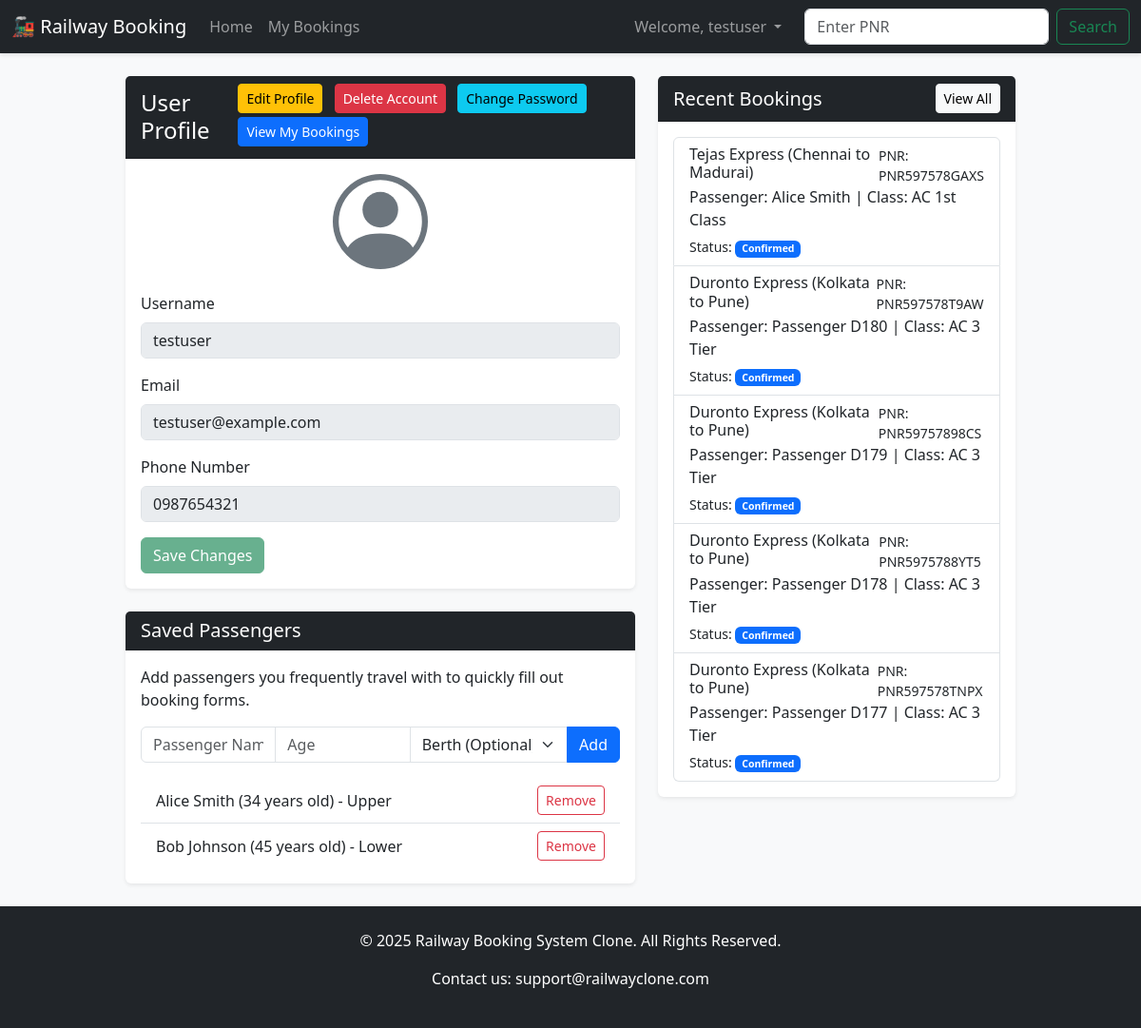
The page /profile (signed in) on the database its author committed.
### app.py (models this page shows, shortened)
class User(db.Model):
    id = db.Column(db.Integer, primary_key=True)
    username = db.Column(db.String(80), unique=True, nullable=False)
    password_hash = db.Column(db.String(256), nullable=False)
    role = db.Column(db.String(20), nullable=False, default='user') # Roles: 'user' or 'admin'
    email = db.Column(db.String(100), nullable=True)
    phone_number = db.Column(db.String(20), nullable=True)
    profile_picture = db.Column(db.String(255), nullable=True)
    bookings = db.relationship('Booking', backref='user', lazy=True)
    saved_passengers = db.relationship('Passenger', backref='user', lazy=True, cascade="all, delete-orphan")

class Passenger(db.Model):
    id = db.Column(db.Integer, primary_key=True)
    user_id = db.Column(db.Integer, db.ForeignKey('user.id'), nullable=False)
    name = db.Column(db.String(100), nullable=False)
    age = db.Column(db.Integer, nullable=False)
    berth_preference = db.Column(db.String(50), nullable=True)

class Booking(db.Model):
    id = db.Column(db.Integer, primary_key=True)
    pnr_number = db.Column(db.String(20), unique=True, nullable=False)
    train_id = db.Column(db.Integer, db.ForeignKey('train.id'), nullable=False)
    user_id = db.Column(db.Integer, db.ForeignKey('user.id'), nullable=False)
    passenger_name = db.Column(db.String(100), nullable=False)
    passenger_age = db.Column(db.Integer, nullable=False)
    seat_class = db.Column(db.String(50), nullable=False, default='Sleeper')
    berth_preference = db.Column(db.String(50), nullable=True)  # New column for berth preference
    status = db.Column(db.String(20), default='Confirmed')

class Train(db.Model):
    id = db.Column(db.Integer, primary_key=True)
    train_name = db.Column(db.String(100), nullable=False)
    source = db.Column(db.String(100), nullable=False)
    destination = db.Column(db.String(100), nullable=False)
    departure_time = db.Column(db.String(10), nullable=False) # e.g., '06:15'
    total_seats = db.Column(db.Integer, nullable=False)
    bookings = db.relationship('Booking', backref='train', lazy=True)

### app.py (the view, shortened to what this page needs)
@app.route('/profile', methods=['GET', 'POST'])
def profile():
    if not session.get('logged_in'):
        flash('You must be logged in to view your profile.', 'danger')
        return redirect(url_for('login'))
    user_id = session['user_id']
    user = User.query.get_or_404(user_id)
    recent_bookings = Booking.query.filter_by(user_id=user_id).order_by(Booking.id.desc()).limit(5).all()
    saved_passengers = Passenger.query.filter_by(user_id=user_id).all()
    return render_template('profile.html', user=user, recent_bookings=recent_bookings, saved_passengers=saved_passengers)

### templates/profile.html (shortened to what this page needs)
{% extends 'base.html' %}
{% block content %}
<div class="row">
  <div class="col-md-7 mb-4">
    <div class="card shadow-sm">
      <div class="card-header bg-dark text-white d-flex justify-content-between align-items-center">
        <h4 class="mb-0">User Profile</h4>
        <div>
          <button id="edit-profile-btn" class="btn btn-sm btn-warning me-2 mb-1">Edit Profile</button>
          <button type="button" class="btn btn-sm btn-danger me-2 mb-1" data-bs-toggle="modal" data-bs-target="#deleteAccountModal">Delete Account</button>
          <button type="button" class="btn btn-sm btn-info me-2 mb-1" data-bs-toggle="modal" data-bs-target="#changePasswordModal">Change Password</button>
          <a href="{{ url_for('my_bookings') }}" class="btn btn-sm btn-primary mb-1">View My Bookings</a>
        </div>
      </div>
      <div class="card-body text-center">
        <div class="mb-4">
        </div>
        <form id="profile-form" action="{{ url_for('profile') }}" method="post" class="text-start">
          <div class="mb-3">
            <label for="username" class="form-label">Username</label>
            <input type="text" class="form-control" id="username" name="username" value="{{ user.username }}" disabled>
          </div>
          <div class="mb-3">
            <label for="email" class="form-label">Email</label>
            <input type="email" class="form-control" id="email" name="email" value="{{ user.email or '' }}" disabled>
          </div>
          <div class="mb-3">
            <label for="phone" class="form-label">Phone Number</label>
            <input type="tel" class="form-control" id="phone" name="phone" value="{{ user.phone_number or '' }}" disabled>
          </div>
          <button type="submit" id="save-changes-btn" class="btn btn-success" disabled>Save Changes</button>
        </form>
      </div>
    </div>
    <div class="card shadow-sm mt-4">
      <div class="card-header bg-dark text-white">
        <h5 class="mb-0">Saved Passengers</h5>
      </div>
      <div class="card-body">
        <p class="card-text">Add passengers you frequently travel with to quickly fill out booking forms.</p>
        <form action="{{ url_for('profile', action='add_passenger') }}" method="post">
          <div class="input-group mb-3">
            <input type="text" class="form-control" name="passenger_name" placeholder="Passenger Name" required>
            <input type="number" class="form-control" name="passenger_age" placeholder="Age" min="1" required>
            <select class="form-select" name="berth_preference">
              <option value="">Berth (Optional)</option>
            </select>
            <button class="btn btn-primary" type="submit">Add</button>
          </div>
        </form>
        {% if saved_passengers %}
          <ul class="list-group list-group-flush">
            {% for passenger in saved_passengers %}
              <li class="list-group-item d-flex justify-content-between align-items-center">
                <span>{{ passenger.name }} ({{ passenger.age }} years old){% if passenger.berth_preference %} - {{ passenger.berth_preference }}{% endif %}</span>
                <a href="{{ url_for('profile', action='delete_passenger', passenger_id=passenger.id) }}" class="btn btn-sm btn-outline-danger">Remove</a>
              </li>
            {% endfor %}
          </ul>
        {% else %}
          <div class="alert alert-info mt-3">You have no saved passengers.</div>
        {% endif %}
      </div>
    </div>
  </div>
  <div class="col-md-5 mb-4">
    <div class="card shadow-sm">
      <div class="card-header bg-dark text-white d-flex justify-content-between align-items-center">
        <h5 class="mb-0">Recent Bookings</h5>
        <a href="{{ url_for('my_bookings') }}" class="btn btn-sm btn-light">View All</a>
      </div>
      <div class="card-body">
        {% if recent_bookings %}
          <div class="list-group">
            {% for booking in recent_bookings %}
              <a href="{{ url_for('pnr_status', pnr=booking.pnr_number) }}" class="list-group-item list-group-item-action">
                <div class="d-flex w-100 justify-content-between">
                  <h6 class="mb-1">{{ booking.train.train_name }} ({{ booking.train.source }} to {{ booking.train.destination }})</h6>
                  <small>PNR: {{ booking.pnr_number }}</small>
                </div>
                <p class="mb-1">Passenger: {{ booking.passenger_name }} | Class: {{ booking.seat_class }}</p>
                <small>Status: <span class="badge bg-primary">{{ booking.status }}</span></small>
              </a>
            {% endfor %}
          </div>
        {% else %}
          <div class="alert alert-info mb-0">You have no recent bookings.</div>
        {% endif %}
      </div>
    </div>
  </div>
</div>
{% endblock %}

### templates/base.html (shortened to what this page needs)
<!doctype html>
<html lang="en" class="h-100">
  <head>
    <link href="https://cdn.jsdelivr.net/npm/bootstrap@5.3.3/dist/css/bootstrap.min.css" rel="stylesheet">
    <link rel="stylesheet" href="{{ url_for('static', filename='css/style.css') }}">
    <link rel="stylesheet" href="{{ url_for('static', filename='css/auth_modal.css') }}">
    <link rel="stylesheet" href="{{ url_for('static', filename='css/profile.css') }}">
  </head>
  <body class="d-flex flex-column h-100">
    <nav class="navbar navbar-expand-lg navbar-dark bg-dark">
      <div class="container-fluid">
        <a class="navbar-brand" href="/">🚂 Railway Booking</a>
        <div class="collapse navbar-collapse" id="navbarNav">
          <ul class="navbar-nav me-auto mb-2 mb-lg-0">
            <li class="nav-item">
              <a class="nav-link" href="{{ url_for('index') }}">Home</a>
            </li>
            {% if session.logged_in %}
              <li class="nav-item">
                <a class="nav-link" href="{{ url_for('my_bookings') }}">My Bookings</a>
              </li>
            {% endif %}
          </ul>
          <ul class="navbar-nav ms-auto mb-2 mb-lg-0 align-items-center">
            {% if session.logged_in %}
              <li class="nav-item dropdown">
                <a class="nav-link dropdown-toggle" href="#" role="button" data-bs-toggle="dropdown">
                  Welcome, {{ session.username }}
                </a>
              </li>
            {% else %}
              <li class="nav-item">
                <button type="button" class="btn btn-primary" data-bs-toggle="modal" data-bs-target="#authModal">Login / Register</button>
              </li>
            {% endif %}
          </ul>
          <form class="d-flex ms-3" action="{{ url_for('pnr_status') }}" method="get">
            <input class="form-control me-2" type="search" name="pnr" placeholder="Enter PNR" required>
            <button class="btn btn-outline-success" type="submit">Search</button>
          </form>
        </div>
      </div>
    </nav>
    <div class="container mt-4 flex-shrink-0 main-container">
      {% block content %}{% endblock %}
    </div>
    <footer class="bg-dark text-white text-center p-4 mt-auto">
        <div class="container">
            <p>&copy; 2025 Railway Booking System Clone. All Rights Reserved.</p>
            <p>Contact us: support@railwayclone.com</p>
        </div>
    </footer>
  </body>
</html>

### static/css/style.css (style rules this page uses)
body { background-color: #f8f9fa; }
.navbar { box-shadow: 0 2px 4px rgba(0,0,0,.1); }
.card { border: none; box-shadow: 0 4px 8px rgba(0,0,0,.1); }
.main-container { max-width: 960px; margin: auto; }

### rows shown on the page
User: username "testuser", email "testuser@example.com", phone "0987654321"
Passenger: name "Alice Smith", age "34", berth_preference "Upper"
Passenger: name "Bob Johnson", age "45", berth_preference "Lower"
Booking: train.train_name "Tejas Express", train.source "Chennai", train.destination "Madurai", pnr_number "PNR597578GAXS", passenger_name "Alice Smith", seat_class "AC 1st Class", status "Confirmed"
Booking: train.train_name "Duronto Express", train.source "Kolkata", train.destination "Pune", pnr_number "PNR597578T9AW", passenger_name "Passenger D180", seat_class "AC 3 Tier", status "Confirmed"
Booking: train.train_name "Duronto Express", train.source "Kolkata", train.destination "Pune", pnr_number "PNR59757898CS", passenger_name "Passenger D179", seat_class "AC 3 Tier", status "Confirmed"
Booking: train.train_name "Duronto Express", train.source "Kolkata", train.destination "Pune", pnr_number "PNR5975788YT5", passenger_name "Passenger D178", seat_class "AC 3 Tier", status "Confirmed"
Booking: train.train_name "Duronto Express", train.source "Kolkata", train.destination "Pune", pnr_number "PNR597578TNPX", passenger_name "Passenger D177", seat_class "AC 3 Tier", status "Confirmed"
